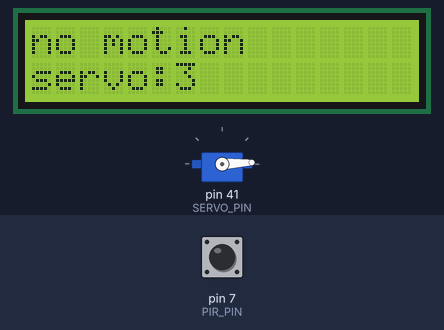
Bench run of a sketch on a simulated Arduino Mega 2560, built with avr-gcc and run on an emulated ATmega2560. Shown: 16×2 character LCD, servo. Inputs (shaded band) come from the test bench; at power-on: pin 7 (PIR_PIN) LOW. What the sketch prints to the serial monitor is not drawn.

Above: at 1.2 s.
1.3 s: pin 7 (PIR_PIN) driven HIGH
At 1.67 s:
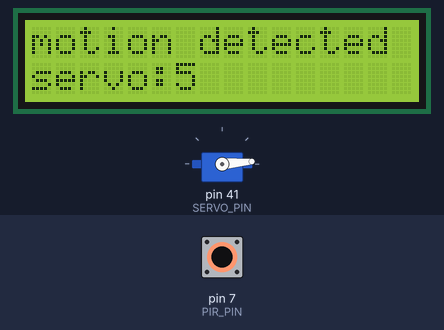
3.9 s: pin 7 (PIR_PIN) driven LOW
At 6.17 s:
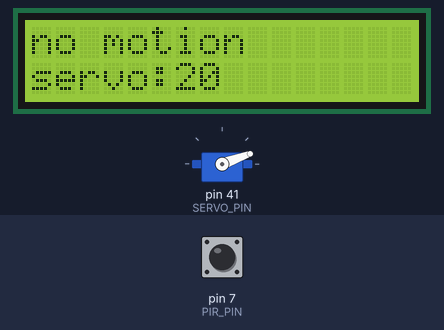
6.9 s: pin 7 (PIR_PIN) driven HIGH
At 7.07 s:
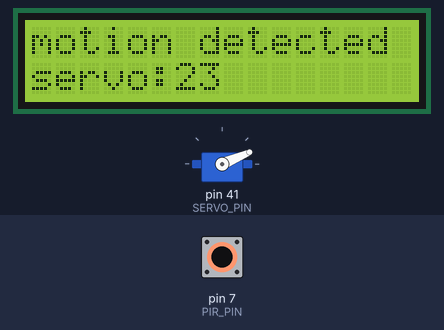
9.3 s: pin 7 (PIR_PIN) driven LOW
At 12.17 s:
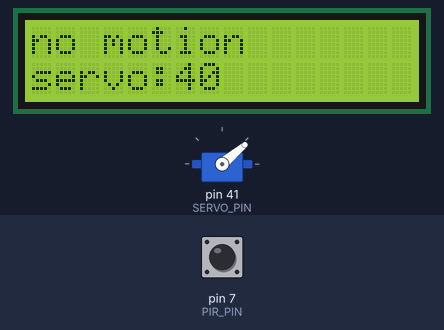
12.3 s: pin 7 (PIR_PIN) driven HIGH
At 12.47 s:
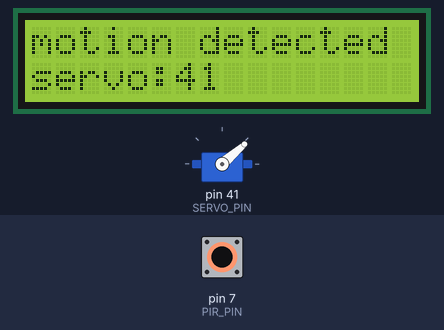
17.7 s: pin 7 (PIR_PIN) pulsed LOW 2 times (0.12 s each, 0.3 s apart)
At 18.17 s:
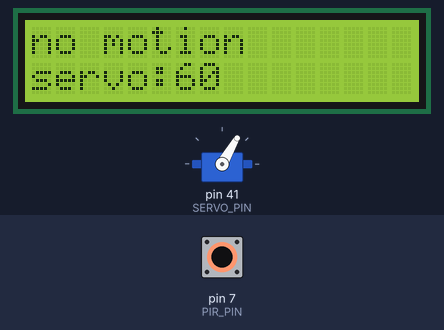
Timing chart, 0 to 25.8 s (numbered marks = the images above; inputs shaded):
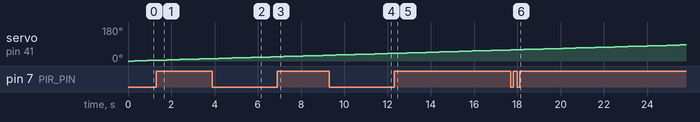

The sketch:

Exercise7___PIR_Servo.ino
```cpp
/*
  Exercise 7 - PIR motion sensor + servo

  This program moves a servo continuously near the PIR sensor.
  The PIR sensor detects motion and displays the result both on the LCD and SM
*/

#include <Wire.h>                // I2C communication library
#include <LiquidCrystal_I2C.h>   // LCD display library
#include <Servo.h>               // servo motor library

// pir sensor config
#define PIR_PIN 7

// servo config
#define SERVO_PIN 41

// lcd
LiquidCrystal_I2C lcd(0x3F, 16, 2);

// servo object
Servo myservo;

// timing config
const unsigned long READ_INTERVAL = 300;
unsigned long previousMillis = 0;

// PIR + Servo variables
int pirState = LOW;
int lastPirState = -1;
int servoPos = 0;
int servoDirection = 1;

void setup()
{
  // init Serial communication
  Serial.begin(9600);
  // startup message
  Serial.println("PIR system ready");

  // init LCD
  lcd.init();
  lcd.backlight();
  lcd.clear();

  // init PIR
  pinMode(PIR_PIN, INPUT);

  // init servo
  myservo.attach(SERVO_PIN);
  myservo.write(servoPos);

  // startup message
  lcd.setCursor(0, 0);
  lcd.print("pir ready");
}

void loop()
{
  // get current time since program started
  unsigned long currentMillis = millis();

  // check if defined time interval has passed
  if (currentMillis - previousMillis >= READ_INTERVAL)
  {
    //update previous time variable
    previousMillis = currentMillis;

    // read PIR sensor state
    readPIR();
    //move servo continuosuly
    moveServo();
    printSerial();
    updateLCDIfNeeded();
  }
}

void readPIR()
{
  // read PIR digital output
  // -> high means motion detected, low means no motion
  pirState = digitalRead(PIR_PIN);
}

void moveServo()
{
  // move servo back and forth between 0 and 180 degrees
  servoPos += servoDirection;

  // change direction when reaching maximum angle
  if (servoPos >= 180)
  {
    servoPos = 180;
    servoDirection = -1;
  }
  // change direction when reaching min angle
  else if (servoPos <= 0)
  {
    servoPos = 0;
    servoDirection = 1;
  }

  // send new position to servo
  myservo.write(servoPos);
}

void printSerial()
{
  // print motion status and servo position
  Serial.print("pir: ");

  if (pirState == HIGH)
  {
    Serial.print("motion detected");
  }
  else
  {
    Serial.print("no motion");
  }

  Serial.print(" | servo: ");
  Serial.println(servoPos);
}

void updateLCDIfNeeded()
{
  // display PIR status on first LCD row
  lcd.setCursor(0, 0);

  if (pirState == HIGH)
  {
    lcd.print("motion detected ");
  }
  else
  {
    lcd.print("no motion       ");
  }

  // display current servo position on second row
  lcd.setCursor(0, 1);
  lcd.print("servo:");
  lcd.print(servoPos);
  lcd.print("   ");

  lastPirState = pirState;
}
```

Measured:
- after the input at 1.3 s, the display: changes after 0.22 s (image 1)
- after the input at 3.9 s, the display: first changes at once (image 2 shows a later state)
- after the input at 6.9 s, the display: changes at once (image 3)
- after the input at 9.3 s, the display: first changes at once (image 4 shows a later state)
- after the input at 12.3 s, the display: changes at once (image 5)
- after the input at 17.7 s, the display: first changes at once (image 6 shows a later state)
